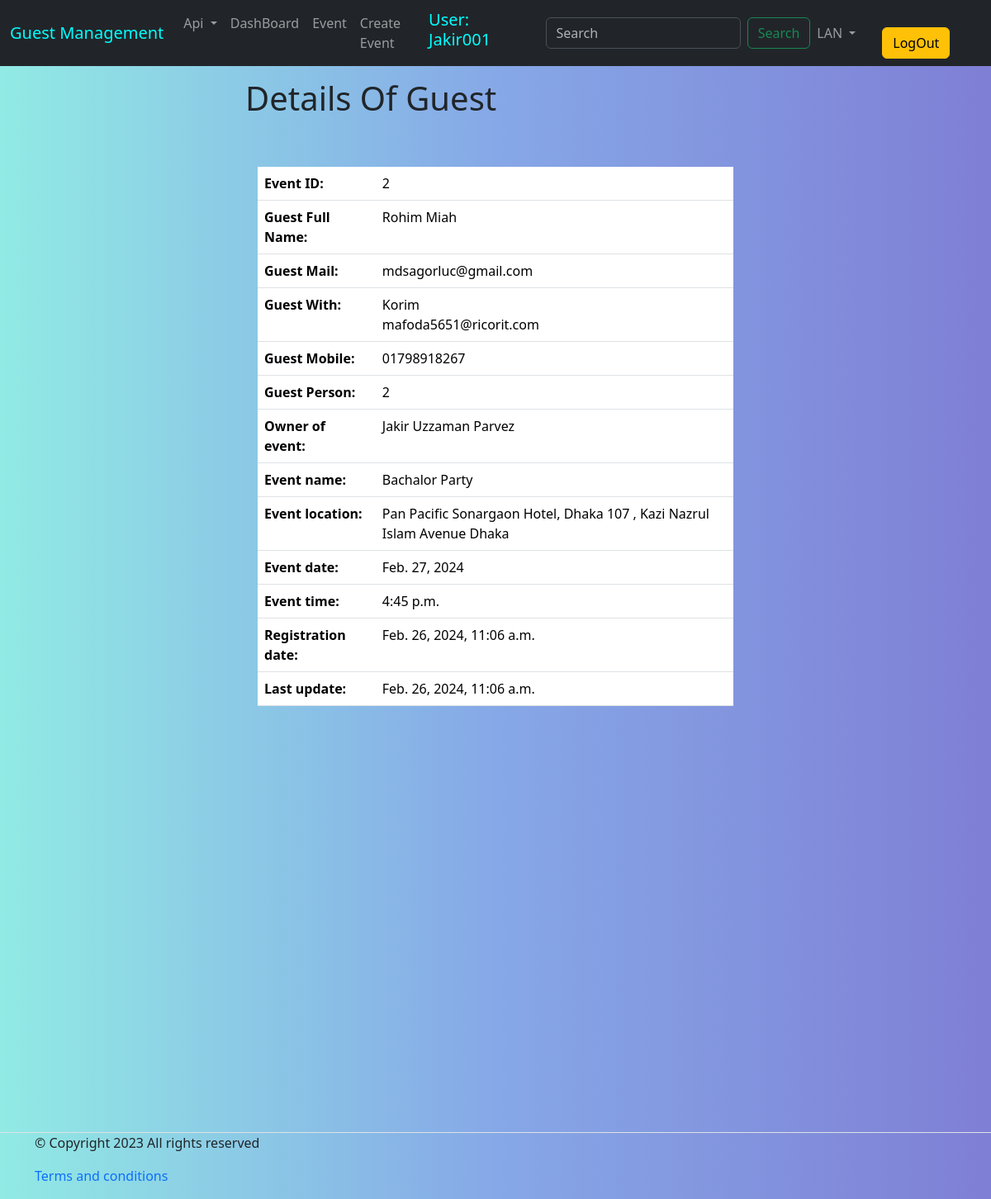
The app's page /event/guest_details/2/ (signed in) with its own data.
### API_authentication/models.py (models this page shows, shortened)
class User(AbstractUser):
    username          = models.CharField(max_length=150, null=True)
    email             = models.EmailField(unique=True)
    is_active         = models.BooleanField(default=False)
    is_verified       = models.BooleanField(default=False)
    verification_otp  = models.CharField(max_length=6 , null=True, blank=True)
    USERNAME_FIELD = 'email'
    REQUIRED_FIELDS = ['username']
    objects = UserManager()

### event/models.py (models this page shows, shortened)
class EventRegistration(models.Model):
    userE       = models.ForeignKey(User, on_delete=models.CASCADE, default=False, related_name='registration')
    event       = models.ForeignKey(CreateEvent, on_delete=models.CASCADE, blank=True, related_name='event')
    firstName   = models.CharField(max_length=25, blank=False)
    lastName    = models.CharField(max_length= 25, blank=False)
    email       = models.EmailField(max_length= 50, blank=False)
    friendName  = models.CharField(max_length=50, blank=True)
    friendEmail = models.EmailField(max_length=100, blank=True)
    phoneNumber = models.CharField(max_length=14, blank=False)
    totalPerson = models.IntegerField(blank=False)
    token_num   = models.CharField(max_length=21, unique=True, null=False)
    createDate  = models.DateTimeField(auto_now_add= True, null=True)
    modifyDate  = models.DateTimeField(auto_now= True)
    class Meta:
        verbose_name = 'Event Registration'
        verbose_name_plural = 'Event Registrations'
        ordering = ['id']

class CreateEvent(models.Model):
    eventUser        = models.ForeignKey(User, on_delete=models.CASCADE, blank=True, related_name='user')
    eventOwnerName   = models.CharField(max_length= 25, blank=False, unique=True)
    eventTitle       = models.CharField(max_length= 200, blank=False)
    eventDate        = models.DateField(blank= False)
    eventTime        = models.TimeField(blank= False)
    totalSeat        = models.IntegerField(blank= False)
    eventLocation    = models.CharField(max_length= 250, blank= False)
    eventDescription = models.TextField(blank= False)
    token_numbers    = models.ManyToManyField('MultipleToken', related_name='tokens')
    token_verified   = models.BooleanField(default=False)
    eventCreatedDate = models.DateTimeField(auto_now_add= True, null=True)
    eventModifyDate  = models.DateTimeField(auto_now= True)
    class Meta:
        verbose_name = 'Create Event'
        verbose_name_plural = 'Create Events'
        ordering = ['id']

### event/views.py (the view)
# urls.py: path('guest_details/<int:id>/', guest_details, name="guest_details"),
@login_required
def guest_details(request, id=None):
    guest = EventRegistration.objects.get(id= id)
    return render(request, 'guest_details.html', {'guest': guest})

### event/templates/guest_details.html (shortened to what this page needs)
{% extends 'base.html' %}
{% load i18n %}
{% block body %}
<h1 id="moving-title" style="width: 53%; margin: auto;text-align: left; padding: 15px; font-size: 40px">
  Details Of Guest
</h1>
<br>
<div class='container' style="width:50%; margin:auto; margin-top: 20px; margin-bottom: 10px;">
      <table class="table">
        <tbody>
            <tr>
                <th scope="row">Event ID:</th>
                <td>{{ guest.id }}</td>
            </tr>
            <tr>
                <th scope="row">Guest Full Name:</th>
                <td>{{ guest.firstName }} {{ guest.lastName }}</td>
            </tr>
            <tr>
                <th scope="row">Guest Mail:</th>
                <td>{{ guest.email }}</td>
            </tr>
            <tr>
              {% if guest.friendName%}
                <th scope="row">Guest With:</th>
                <td>{{ guest.friendName }}<br>{{ guest.friendEmail }}</td>
                {% else %}
                <th scope="row">Guest With:</th>
                <td style="color: red;">Null</td>
                {% endif %}
            </tr>
            <tr>
              <th scope="row">Guest Mobile: </th>
              <td>{{guest.phoneNumber}}</td>
            </tr>
            <tr>
              <th scope="row">Guest Person:</th>
              <td>{{guest.totalPerson}}</td>
            </tr>
            <tr>
              <th scope="row">Owner of event:</th>
              <td>{{guest.event.eventOwnerName}}</td>
            </tr>
            <tr>
              <th scope="row">Event name:</th>
              <td>{{guest.event.eventTitle}}</td>
            </tr>
            <tr>
              <th scope="row">Event location:</th>
              <td>{{guest.event.eventLocation}}</td>
            </tr>
            <tr>
              <th scope="row">Event date:</th>
              <td>{{guest.event.eventDate}}</td>
            </tr>
            <tr>
              <th scope="row">Event time:</th>
              <td>{{guest.event.eventTime}}</td>
            </tr>
            <tr>
              <th scope="row">Registration date:</th>
              <td>{{guest.createDate}}</td>
            </tr>
            <tr>
              <th scope="row">Last update:</th>
              <td>{{guest.modifyDate}}</td>
            </tr>
        </tbody>
    </table>
</div>
{% endblock body %}

### templates/base.html (shortened to what this page needs)
<!DOCTYPE html>
{% load static %}
{% load i18n %}
<html lang="en" dir={% trans "dir" %}>
<head>
  <link href="https://cdn.jsdelivr.net/npm/bootstrap@5.3.1/dist/css/bootstrap.min.css" rel="stylesheet">
  <link rel="stylesheet" href="{% static "css/message_style.css" %}">
  <link rel="stylesheet" href="{% static "css/style.css" %}">
  <link rel="stylesheet" href="{% static "css/popup_style.css" %}">
</head>
<body>
  {% if request.user.is_authenticated %}
    <nav class="navbar navbar-expand-lg bg-dark" data-bs-theme="dark">
      <div class="container-fluid">
        <a class="navbar-brand " href="#" style="color: aqua">
          Guest Management
        </a>
        <div class="collapse navbar-collapse" id="navbarSupportedContent">
          <ul class="navbar-nav me-auto mb-2 mb-lg-0">
            <li class="nav-item dropdown">
              <a class="nav-link dropdown-toggle" href="#" id="navbarDropdown" role="button" data-bs-toggle="dropdown" aria-expanded="false">
                Api
              </a>
            </li>
            <li class="nav-item">
              <a class="nav-link" href="{% url "dashboard" %}">DashBoard</a>
            </li>
            <li class="nav-item">
              <a class="nav-link" href="{% url "home" %}">Event</a>
            </li>
            <li class="nav-item">
              <a class="nav-link" href="{% url "create_event" %}">Create Event</a>
            </li>
          </ul>
          <h5 style="color:aqua;margin-right: 20px;">User: {{user.username}}</h5>
          <form class="d-flex" role="search" action="{% url "search" %}" method="GET">
            <input class="form-control me-2" name="keyword" type="search" placeholder="Search" aria-label="Search">
            <button class="btn btn-outline-success" type="submit">Search</button>
          </form>
        <div class="dropdown me-auto">
          {% get_current_language as CURRENT_LANGUAGE %}
          {% get_available_languages as AVAILABLE_LANGUAGES %}
          {% get_language_info_list for AVAILABLE_LANGUAGES as languages %}
          <ul class="navbar-nav me-auto mb-2 mb-lg-0">
            <li class="nav-item dropdown">
              <a class="nav-link dropdown-toggle" href="#" id="navbarDropdown" role="button" data-bs-toggle="dropdown" aria-expanded="false">
                LAN
              </a>
            </li>
          </ul>
        </div>
        <li class="nav-item">
            <a href="{% url "logout" %}" class="btn btn-warning mx-4">LogOut</a>
          </li>
        </div>
      </div>
    </nav>
  {% endif %}
{% block body %}
{% endblock body %}
  {% if request.user.is_authenticated %}
    <footer class="section-footer border-top padding-y" style="margin-top: 500px;">
      <div class="container">
        <p class="float-md-right">&copy Copyright 2023 All rights reserved</p>
        <p>
          <a href="#" style="text-decoration: None">Terms and conditions</a>
        </p>
      </div>
    </footer>
  {% endif %}
</body>
</html>

### static/css/style.css (style rules this page uses)
#moving-title { animation: moveRightToLeft 15s linear infinite; }
body, html { height: 100%; margin: 0; background: #7f7fd5; background: -webkit-linear-gradient(to right, #91eae4, #86a8e7, #7f7fd5); background: linear-gradient(to right, #91eae4, #86a8e7, #7f7fd5); }
.container { align-content: center; }

### records on screen
User: username "Jakir001"
EventRegistration: id "2", firstName "Rohim", lastName "Miah", email "mdsagorluc@gmail.com", friendName "Korim", friendEmail "mafoda5651@ricorit.com", phoneNumber "01798918267", totalPerson "2", event.eventOwnerName "Jakir Uzzaman Parvez", event.eventTitle "Bachalor Party", event.eventLocation "Pan Pacific Sonargaon Hotel, Dhaka 107 , Kazi Nazrul Islam Avenue Dhaka", event.eventDate "Feb. 27, 2024", event.eventTime "4:45 p.m.", createDate "Feb. 26, 2024, 11:06 a.m.", modifyDate "Feb. 26, 2024, 11:06 a.m."
